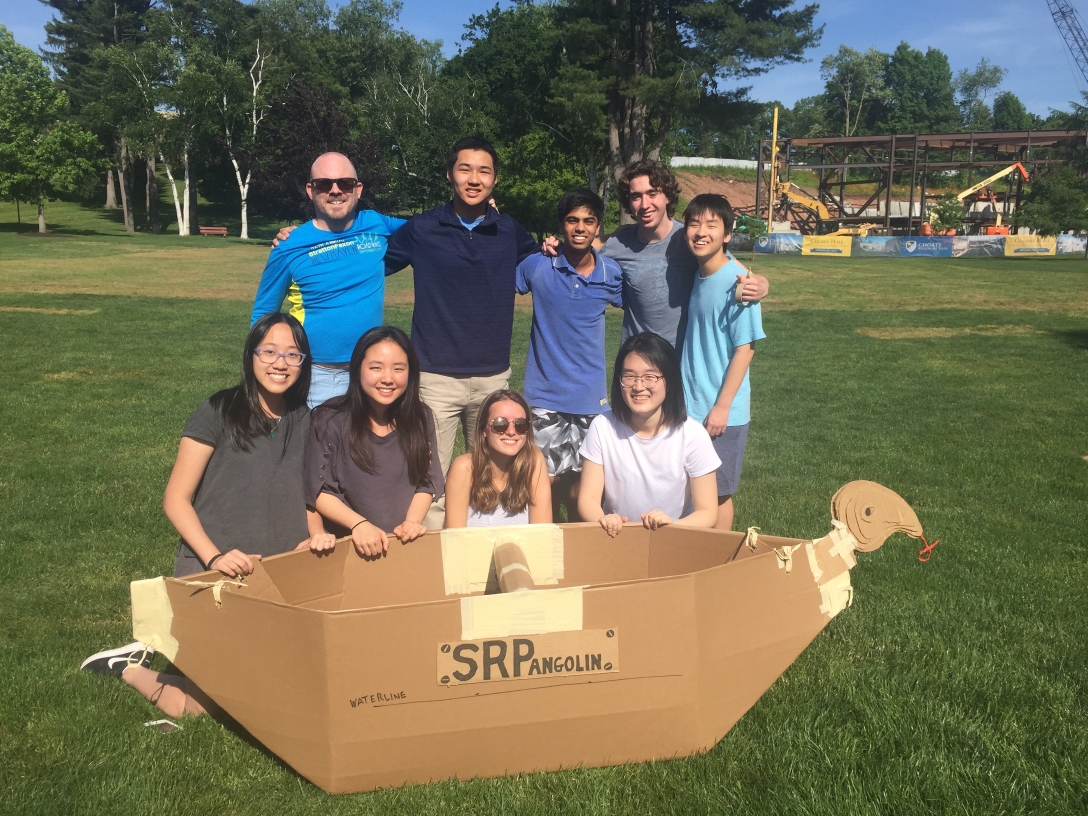
#> input picture SRP.jpg, 3264 x 2448 px (shown at 1/3 size)
$ python imagefilter.py SRP.jpg
#> lines starting #> are read from the running program, lines starting #| are printed output that depends on the picture

#CS550 Filter by KB
#Produces purple colorized image
#To produce image, type in filename.jpg when starting program


from PIL import Image
from PIL import ImageDraw
from PIL import ImageOps
import sys

imagefile = sys.argv[1]
im = Image.open(imagefile)
#> im is the input picture: PIL image 3264x2448 RGB; mean R, G, B 109.8, 108.9, 84.8
image=ImageOps.grayscale(im) #converts image to grayscale
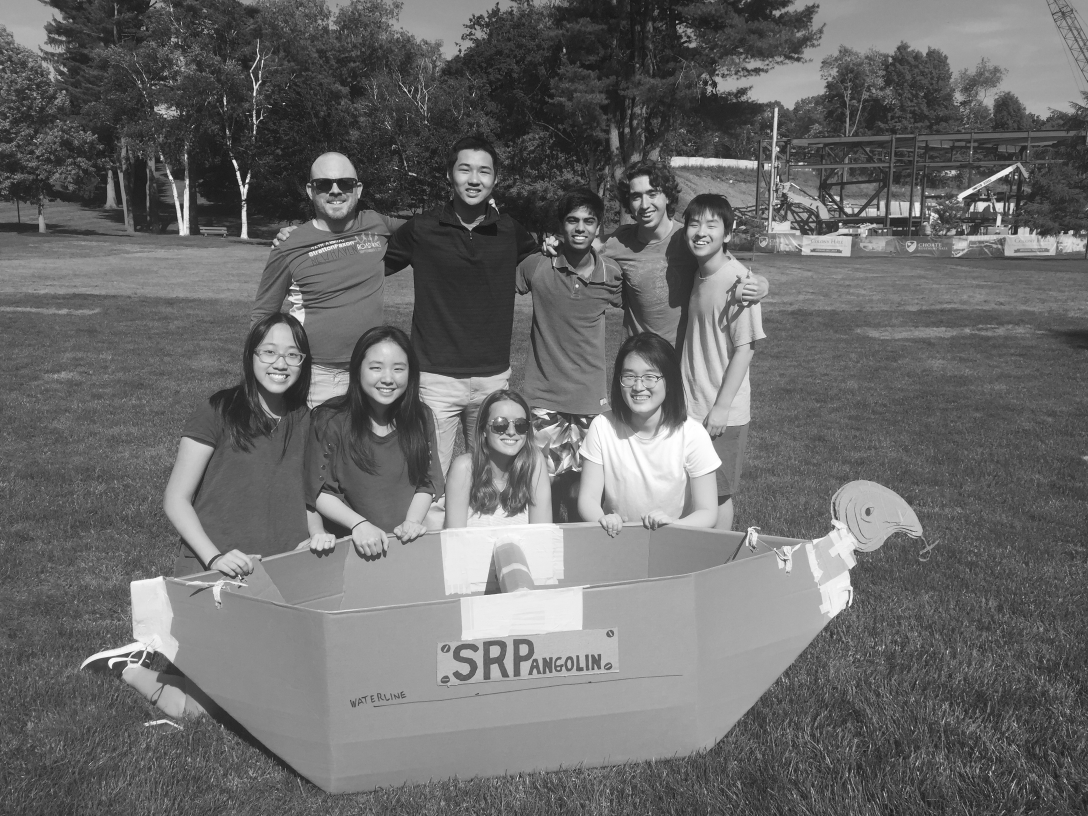
#> image: PIL image 3264x2448 L (shown at 1/3 size); min 7, max 255, mean 106.5
color=ImageOps.colorize(image,(204,204,255),(51,0,51)) #colorizes image
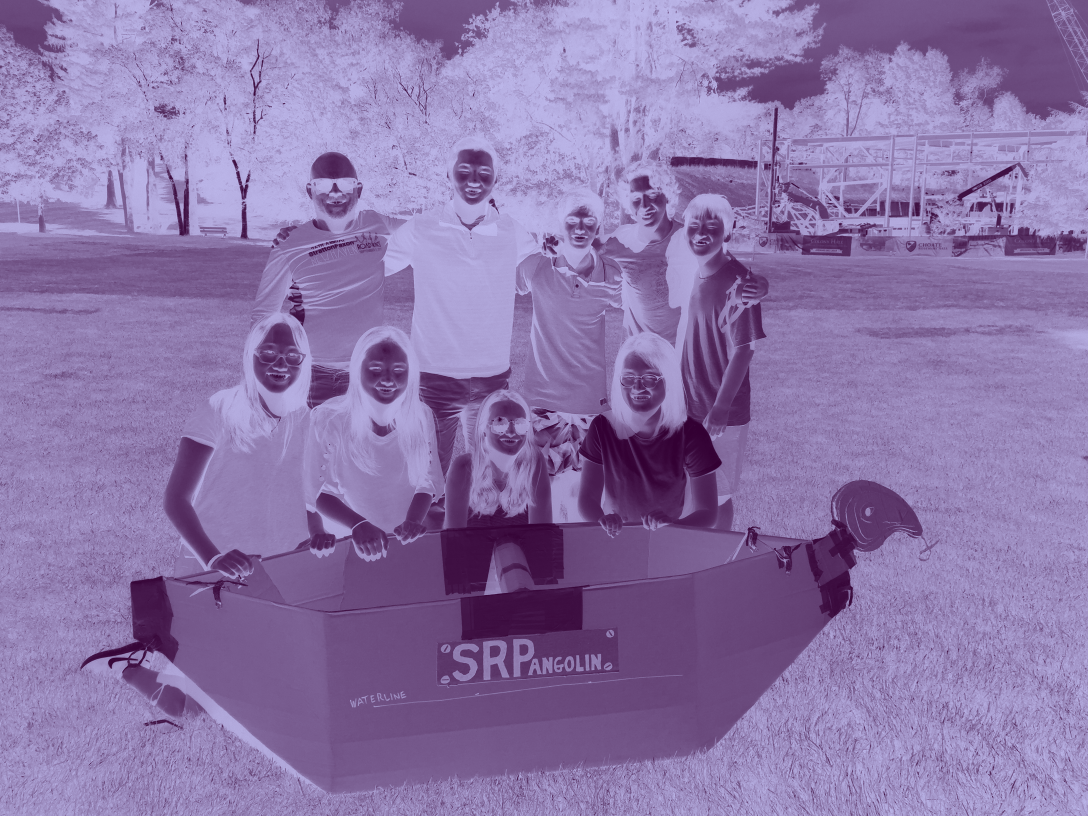
#> color: PIL image 3264x2448 RGB (shown at 1/3 size); mean R, G, B 139.7, 118.4, 169.4
color.show() #show image

$ run again, on Cool Mandelbrot.png
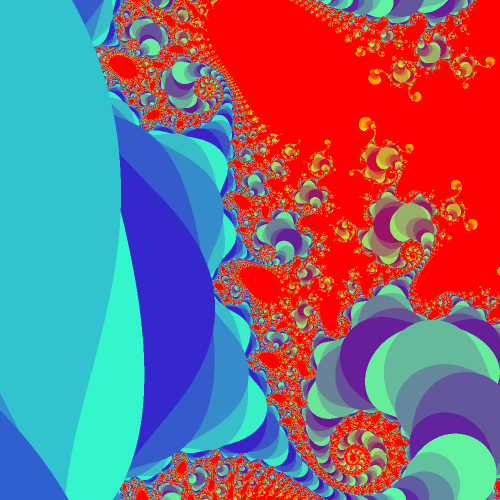
#> input picture Cool Mandelbrot.png, 1000 x 1000 px (shown at 1/2 size)
#> im is the input picture: PIL image 1000x1000 RGB; mean R, G, B 132.1, 107, 123.6
#> `image=ImageOps.grayscale(im)`:
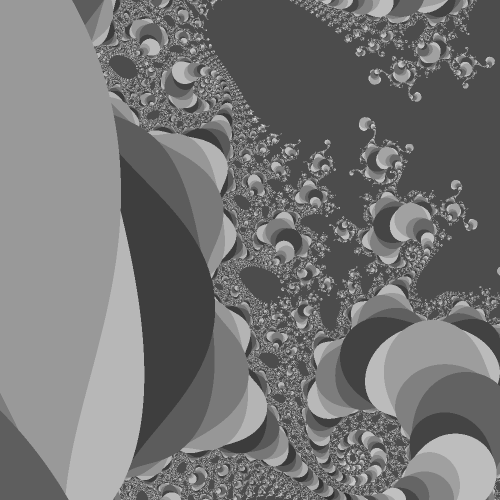
#> image: PIL image 1000x1000 L (shown at 1/2 size); min 47, max 218, mean 116.2
#> `color=ImageOps.colorize(image,(204,204,255),(51,0,51))`:
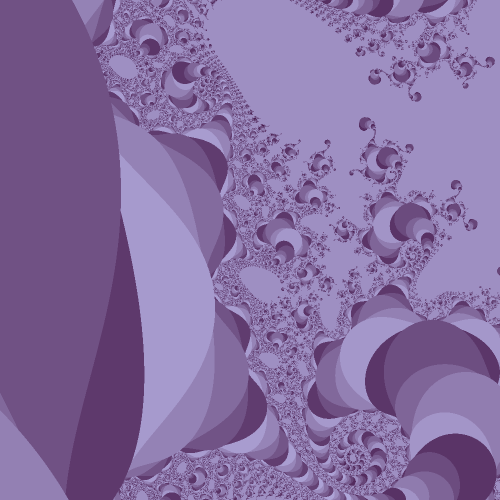
#> color: PIL image 1000x1000 RGB (shown at 1/2 size); mean R, G, B 133.9, 110.6, 161.6
